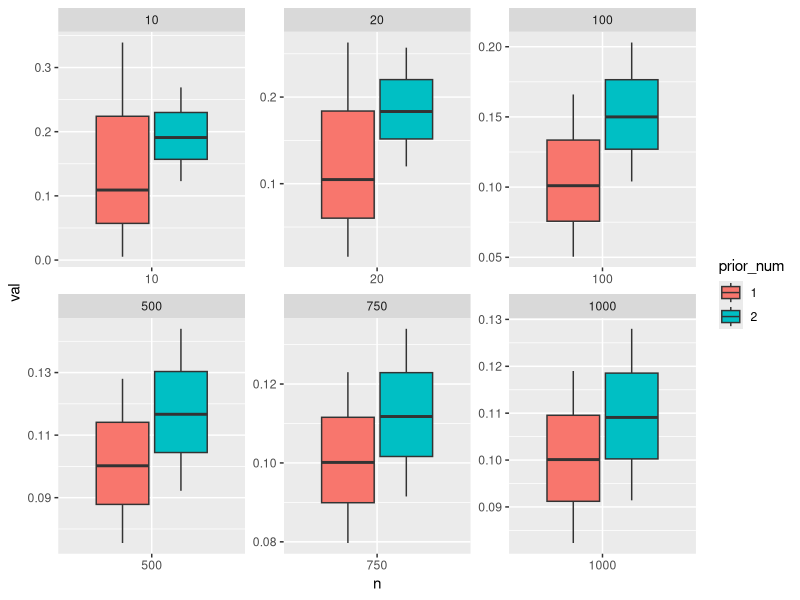
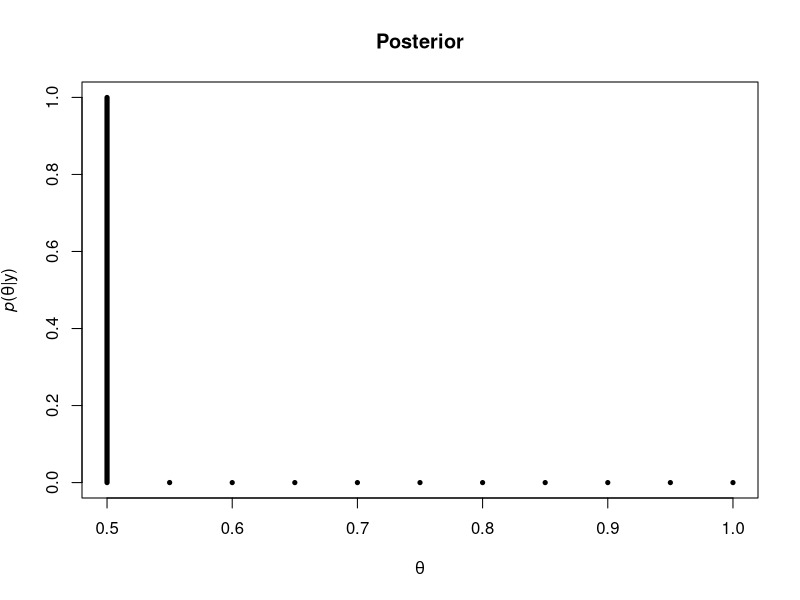

Source code (R) for these figures, in order:
## ---- chunk 1
knitr::opts_chunk$set(echo = TRUE)
## ---- chunk 2
print (signif(qbeta(.025,11,91),3))
print (signif(qbeta(.975,11,91),3))
## ---- chunk 3
#library(pander)
print (signif(qbeta(.025,.2+10,.8+90),3))
print (signif(qbeta(.975,.2+10,.8+90),3))
## ---- chunk 4
print (signif(qbeta(.025,20+10,80+90),3))
print (signif(qbeta(.975,20+10,80+90),3))
## ---- chunk 5
library(ggplot2)
n <- c(10,20,100,500,750,1000)

get_mean_and_CI <- function(n,alpha,beta){
  return_vec <- c()
  return_vec <-c(return_vec,signif(qbeta(.025,alpha+n*.10,beta+n*.9),3))
  return_vec <- c(return_vec,(alpha+.1*n)/(alpha+beta + n))
  return_vec <-c(return_vec,signif(qbeta(.975,alpha+n*.10,beta+n*.9),3))

  return (return_vec)
}

mat <- matrix(NA,nrow=2*3*length(n),ncol=3)

count <- 1
for (i in 1:length(n)){
  tmp <- get_mean_and_CI(n[i],.2,.8)
  
  mat[count,] <- c(n[i],tmp[1],1)
  count <- count + 1
  mat[count,] <- c(n[i],tmp[2],1)
  count <- count + 1
  mat[count,] <- c(n[i],tmp[3],1)
  count <- count + 1
  tmp <- get_mean_and_CI(n[i],20,80)
  mat[count,] <- c(n[i],tmp[1],2)
  count <- count + 1
  mat[count,] <- c(n[i],tmp[2],2)
  count <- count + 1
  mat[count,] <- c(n[i],tmp[3],2)
  count <- count + 1
  }


require(reshape2)

df <- as.data.frame(mat)
colnames(df) <- c("n","val","prior_num")

df[, 'prior_num'] <- as.factor(df[, 'prior_num'])
df[, 'n'] <- as.factor(df[, 'n'])

ggplot(data = df, aes(x=n, y=val, fill=prior_num)) + geom_boxplot()   +
    facet_wrap(~n, scale="free")

 


## ---- chunk 6
theta <- seq(.5,1,by=.05)
p_of_theta <- rep(1/11,length(theta))
posterior <- function(theta,p_of_theta){
  posterior_vals <- c()
 # Z <- 0 
  for (i in 1:length(theta)){
    posterior_vals <- c(posterior_vals, dbinom(10,100,theta[i])*p_of_theta[i])
    
  }
  return (posterior_vals/sum(dbinom(10,100,theta)*p_of_theta))
}

post <- posterior(theta,p_of_theta)

ylab <- expression(paste(italic("p"),"(",theta,"|y)", sep=""))
xlab <- expression(theta)
plot(post~theta, type = "h", lwd = 5, main = "Posterior", ylim = c(0, 1), ylab = ylab, xlab = xlab)
## ---- chunk 7
print (sum(theta*posterior(theta,p_of_theta)))
